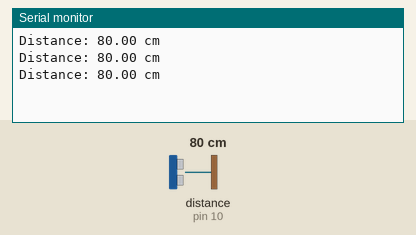
Simulated run of this sketch. Board: Arduino Uno, built with avr-gcc and run on an emulated ATmega328P. Parts: the last lines printed to the serial monitor. Inputs (shaded band) come from the test bench; at power-on: distance to the obstacle (sensor on pin 10) 80 cm. The echo pulse lasts 58.3 µs per cm.

Above: at 1.3 s.
1.4 s: distance to the obstacle (sensor on pin 10) set to 2 cm
At 1.9 s:
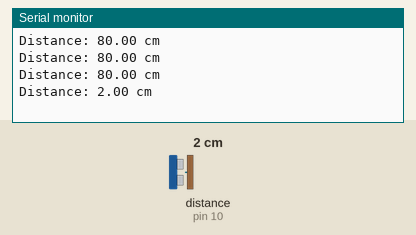
2.9 s: distance to the obstacle (sensor on pin 10) set to 4 cm
At 3.4 s:
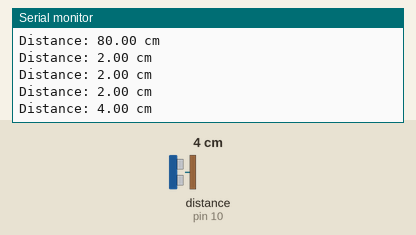
Timing chart, 0 to 5.9 s (numbered marks = the images above; inputs shaded):
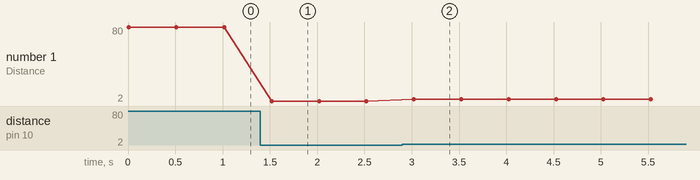

The sketch:

ultrasonic_library.ino
```cpp
#include <Ultrasonic.h>

#define TRIG_PIN 9 // Pin connected to the trigger pin of HC-SR04
#define ECHO_PIN 10 // Pin connected to the echo pin of HC-SR04

Ultrasonic ultrasonic(TRIG_PIN, ECHO_PIN); // Initialize Ultrasonic object

void setup() {
  Serial.begin(9600); // Start serial communication
}

void loop() {
  float distance = ultrasonic.read(); // Read distance in cm
  Serial.print("Distance: ");
  Serial.print(distance);
  Serial.println(" cm");
  delay(500); // Delay for stability
}
```

Measured:
- after the input at 1.4 s, the serial monitor: prints a new line after 0.12 s (image 1)
- after the input at 2.9 s, the serial monitor: prints a new line after 0.12 s (image 2)
- plotted number 1: 80 → 2 after the input at 1.4 s, 2 → 4 after the input at 2.9 s
